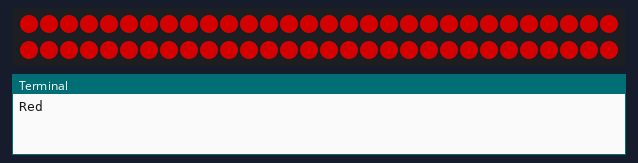
The program below on a simulated Raspberry Pi (BCM pin numbers). Shown: 60 RGB LEDs in strip order, left to right, continuing on the next row, the last lines printed to the terminal. Dim RGB values are drawn brighter than linear. At 6.0 s the program stops and its outputs stay as they are.

Above: at 0.1 s.
At 2.1 s:
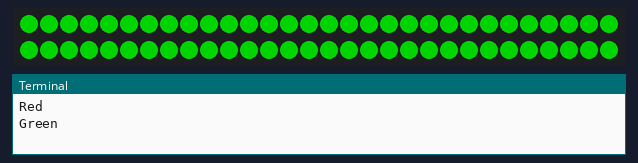
At 4.1 s:
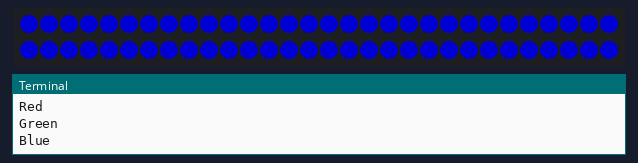

The program:

test.py
```python
from rpi_ws281x import PixelStrip, Color
import time

# LED strip configuration:
LED_COUNT = 60        # Number of LED pixels.
LED_PIN = 18          # GPIO pin connected to the pixels (18 uses PWM!).
# LED_PIN = 10        # GPIO pin connected to the pixels (10 uses SPI /dev/spidev0.0).
LED_FREQ_HZ = 800000  # LED signal frequency in hertz (usually 800khz)
LED_DMA = 10          # DMA channel to use for generating signal (try 10)
LED_BRIGHTNESS = 128  # Set to 0 for darkest and 255 for brightest
LED_INVERT = False    # True to invert the signal (when using NPN transistor level shift)
LED_CHANNEL = 0       # set to '1' for GPIOs 13, 19, 41, 45 or 53

strip = PixelStrip(LED_COUNT, LED_PIN, LED_FREQ_HZ, LED_DMA, LED_INVERT, LED_BRIGHTNESS, LED_CHANNEL)

strip.begin()

def color(strip, color):
	for i in range(LED_COUNT):
		strip.setPixelColor(i, color)
	strip.show()

print('Red')
color(strip, Color(255,0,0))
time.sleep(2)

print('Green')
color(strip, Color(0,255,0))
time.sleep(2)

print('Blue')
color(strip, Color(0,0,255))
time.sleep(2)

print('Off')
color(strip, Color(0,0,0))
```

Measured:
- what the display in image 1 shows lasts 2.0 s, from 2.0 s to 4.0 s
